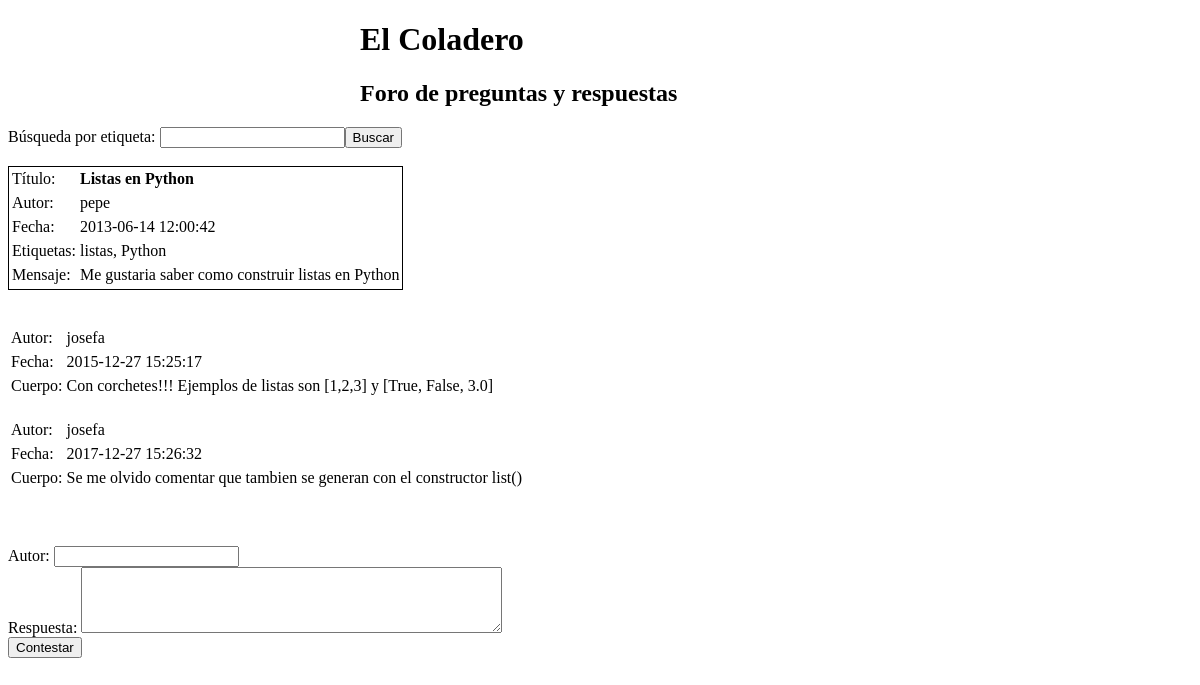
Screenshot of /show_question?id=1 with the database file from the repository.
### tables this page shows
CREATE TABLE Questions (
  id INTEGER PRIMARY KEY, 
  author VARCHAR(50), 
  title VARCHAR(200), 
  body TEXT, 
  time datetime, 
  tags VARCHAR(200)
);

CREATE TABLE Replies (
	id INTEGER PRIMARY KEY,
	author VARCHAR(50),
	body TEXT,
	time DATETIME,
	question_id INTEGER,
	
	FOREIGN KEY (question_id) REFERENCES Questions(id)
);

### coladero.py (the view)
@app.route('/show_question', methods=['GET'])
def show_question():
    ident = request.args.get('id')
    conn = sqlite3.connect(DBPATH)
    cur = conn.cursor()
    qbody1 = """SELECT author,title,time,tags,body
                FROM Questions
                WHERE id=:ident"""
    qbody2 = """SELECT author,time,body
                FROM Replies
                WHERE question_id=:ident"""
    params = {'ident': ident}
    cur.execute(qbody1, params)
    question = cur.fetchone()
    cur.execute(qbody2, params)
    replies = list(cur.fetchall())
    conn.close()
    return render_template("message_detail.html", q=question, replies=replies, ident=ident)

### templates/message_detail.html (shortened to what this page needs)
<!DOCTYPE html>
<html>
	<head>
	</head>
	<body>
		<header class="title"><h1>El Coladero</h1></header>
		<header class="title"><h2>Foro de preguntas y respuestas</h2></header>
    <form action="search_question">
		Búsqueda por etiqueta: <input type="search" name="tag"><input type="submit" value="Buscar">
		</form>
		<br/>
		{% if q is none %}
          <h1>No se ha encontrado ninguna pregunta con identificador '{{ident}}'</h1>
		{% else %}
		  <table class="question">
			  <tr>
		      <td>Título:</td>
		      <td class="title">{{q[1]}}</td>
		    <tr>
		    <tr>
		      <td>Autor:</td>
		      <td>{{q[0]}}</td>
		    <tr>
		    <tr>
		      <td>Fecha:</td>
		      <td>{{q[2]}}</td>
		    <tr>
		    <tr>
		      <td>Etiquetas:</td>
		      <td>{{q[3]}}</td>
		    <tr>
		    <tr>
		      <td>Mensaje:</td>
		      <td>{{q[4]}}</td>
		  </table>
		  <br/><br/>
		  {% for r in replies %}
		  <table class="reply">
		    <tr>
		      <td>Autor:</td>
		      <td>{{r[0]|safe}}</td>
		    <tr>
		    <tr>
		      <td>Fecha:</td>
		      <td>{{r[1]|safe}}</td>
		    <tr>
		    <tr>
		      <td>Cuerpo:</td>
		      <td>{{r[2]|safe}}</td>
		  </table>
		  <br/>
		  {% endfor %}
	    {% endif %}
		<br/><br/>
		<form class="contestar" action="insert_reply" method="POST">
			<label for="author">Autor:</label>
	        <input type="text" name="author"><br/>
			<label for="body">Respuesta:</label>
	        <textarea rows="4" cols="50" name="body"></textarea><br/>
	        <input type="submit" value="Contestar">
		</form>
	</body>
</html>

### templates/message_detail.html (style rules this page uses)
header.title { margin-left: auto; margin-right: auto; width: 30em; }
table.question { border: solid 1px; position: relative; }
td.title { font-weight: bold; }

### rows the page displays
Questions: title "Listas en Python", author "pepe", time "2013-06-14 12:00:42", tags "listas, Python", body "Me gustaria saber como construir listas en Python"
Replies: author "josefa", time "2015-12-27 15:25:17", body "Con corchetes!!! Ejemplos de listas son [1,2,3] y [True, False, 3.0]"
Replies: author "josefa", time "2017-12-27 15:26:32", body "Se me olvido comentar que tambien se generan con el constructor list()"
